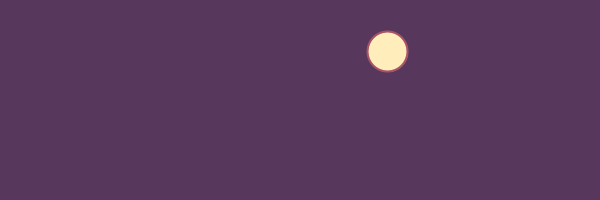
Frame 1 (no input)
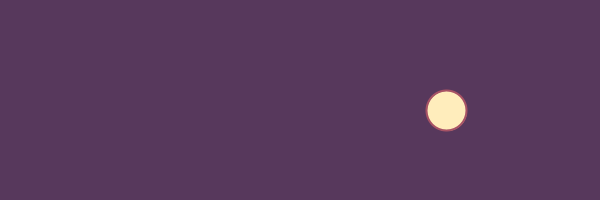
Frame 60 (the mouse pressed at the canvas centre just before this capture)
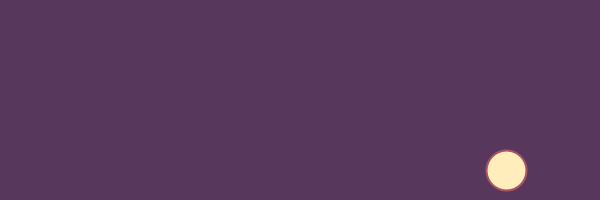
Frame 120 (the mouse held since frame 60 and released just before this capture)

The Processing sketch that drew these frames (run headless with seeded random() and noise(); from frame 60 on, the mouse is pressed at the canvas centre):

// Processing sketch: processing_145582
// ── processing_145582.pde

float x;
float y;
float d;

float dirX = 1;
float dirY = 1;

void setup ()
{
  size (600, 200); 
  smooth();


  x = random (width);
  y = random (0, height);

  d = 40;
}

void draw ()
{
  background (#57385c);

// zeichnen

  stroke (#A75265);
  strokeWeight (2);
  fill (#ffedbc);
  ellipse (x, y, d, d);
  
  // bewegen

  x+= dirX;
  y+= dirY;
  
  // randüberprüfung

  if (x > width-d/2)
  {
    x = width-d/2;
    dirX *= -1;

  }

  if (x < d/2)
  {
    x = d/2;
    dirX *= -1;
  }

  if (y > height-d/2)
  {
    y = height-d/2;
    dirY *= -1;
  }

  if (y < d/2)
  {
    y = d/2;
    dirY *= -1;
  }
}
